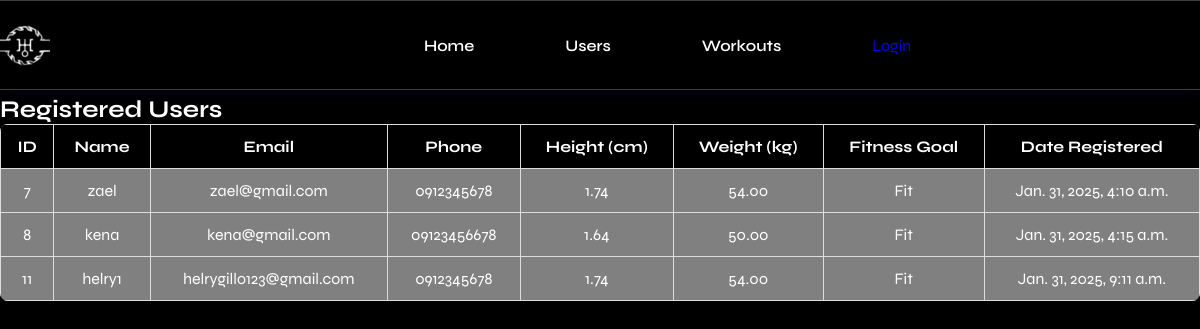
/users/, run on the app's committed database.
### appGillo/models.py (models this page shows, shortened)
class Customer(models.Model):
    user = models.OneToOneField(User, null=True, blank=True, on_delete=models.CASCADE)
    name = models.CharField(max_length=200, null=True)
    email = models.CharField(max_length=200, null=True)
    phone = models.CharField(max_length=200, null=True)
    height = models.DecimalField(max_digits=5, decimal_places=2, null=True, blank=True, help_text="Height in centimeters")
    weight = models.DecimalField(max_digits=5, decimal_places=2, null=True, blank=True, help_text="Weight in kilograms")
    fitness_goal = models.CharField(max_length=200, null=True)
    date_created = models.DateTimeField(auto_now_add=True, null=True)

### appGillo/views.py (the view)
# urls.py: path('users/', views.users_list, name='users_list'),
def users_list(request):
    customers = Customer.objects.all()
    return render(request, 'app/users_list.html', {'customers': customers})

### appGillo/templates/app/users_list.html
{% include 'app/navbarhome.html' %}
{% block content %}
<body class="DashboardBody">
    <section class="SectionOfAbout">
        <div class="container mt-5">
            <h2 class="mb-4">Registered Users</h2>
            <table class="table table-striped">
                <thead>
                    <tr>
                        <th>ID</th>
                        <th>Name</th>
                        <th>Email</th>
                        <th>Phone</th>
                        <th>Height (cm)</th>
                        <th>Weight (kg)</th>
                        <th>Fitness Goal</th>
                        <th>Date Registered</th>
                    </tr>
                </thead>
                <tbody>
                    {% for customer in customers %}
                    <tr>
                        <td>{{ customer.id }}</td>
                        <td>{{ customer.name }}</td>
                        <td>{{ customer.email }}</td>
                        <td>{{ customer.phone }}</td>
                        <td>{{ customer.height }}</td>
                        <td>{{ customer.weight }}</td>
                        <td>{{ customer.fitness_goal }}</td>
                        <td>{{ customer.date_created }}</td>
                    </tr>
                    {% empty %}
                    <tr>
                        <td colspan="8" class="text-center">No registered users found.</td>
                    </tr>
                    {% endfor %}
                </tbody>
            </table>
        </div>
    </section>
</body>
{% endblock %}

### appGillo/templates/app/navbarhome.html (shortened to what this page needs)
{% load static %}
<!DOCTYPE html>
   <html lang="en">
   <head>
      <link rel="stylesheet" href="https://cdnjs.cloudflare.com/ajax/libs/remixicon/3.5.0/remixicon.css">
      <link rel="stylesheet" href="{% static 'css/base.css' %}">
   </head>
   <body>
      <header class="header" id="header">
         <nav class="nav container">
            <img src="{% static 'images/H2.png' %}" alt="image" class="logo__bg">
            <div class="nav__menu" id="nav-menu">
               <ul class="nav__list">
                  <li class="nav__item">
                     <a href="{% url 'ahome' %}" class="nav__link">Home</a>
                  </li>
                  <li class="nav__item">
                     <a href="{% url 'users_list' %}" class="nav__link">Users</a>
                  </li>
                  <li class="nav__item">
                     <a href="{% url 'a_workout' %}" class="nav__link">Workouts</a>
                  </li>
                  {% if user.is_authenticated %}
                  <li class="nav__item">
                     <a href="{% url 'workout_view' %}" class="nav__link">Edit Workouts</a>
                  </li>
                  <li class="nav__item">
                     <a href="{% url 'logout' %}" class="nav__link">Logout</a>
                  </li>
                  {% else %}
                  <li>
                     <a href="{% url 'login' %}">Login</a>
                  </li>
                  {% endif %}
               </ul>
            </div>
         </nav>
      </header>
   </body>
</html>

### static/css/base.css (style rules this page uses)
:root { --header-height: 3.5rem; --first-color: red; --title-color: white; --text-color: white; --body-color: black; --container-color: white; --border-color: white; --body-font: "Syne", sans-serif; --h2-font-size: 1.25rem; --normal-font-size: .938rem; --font-regular: 400; --font-medium: 500; --font-semi-bold: 600; --z-fixed: 100; --z-modal: 1000; }
@media screen and (min-width: 1023px) { :root { --h2-font-size: 1.5rem; --normal-font-size: 1rem; } }
* { box-sizing: border-box; padding: 0; margin: 0; }
html { scroll-behavior: smooth; }
body, input, button { font-family: var(--body-font); font-size: var(--normal-font-size); }
body { background-color: black; color: var(--text-color); }
ul { list-style: none; }
a { text-decoration: none; }
img { display: block; max-width: 100%; height: auto; }
.container { max-width: 1550px; margin-inline: 1.5rem; }
.header { position: fixed; top: 0; left: 0; width: 100%; background-color: var(--body-color); box-shadow: 0 2px 16px hsla(230, 75%, 32%, .15); z-index: var(--z-fixed); border-top: .1rem solid #3d3d3d; border-bottom: .1rem solid #3d3d3d; }
.nav { height: var(--header-height); display: flex; justify-content: space-between; align-items: center; text-align: center; }
.nav__list { display: flex; flex-direction: column; row-gap: 2.5rem; text-align: center; }
.nav__link { color: var(--title-color); font-weight: var(--font-semi-bold); transition: color .4s; margin-right: 43px; }
@media screen and (min-width: 1023px) { .nav { height: calc(var(--header-height) + 2rem); column-gap: 3rem; } }
@media screen and (min-width: 1023px) { .nav__menu { margin-left: 85px; } }
@media screen and (min-width: 1023px) { .nav__list { flex-direction: row; column-gap: 3rem; } }
@media screen and (min-width: 1150px) { .container { margin-inline: auto; } }
.SectionOfAbout { width:100%; height: 100%; padding: 95px 0px; }
table { width: 100%; border-collapse: collapse; background: gray; box-shadow: 0 0 10px rgba(0, 0, 0, 0.1); border-radius: 8px; overflow: hidden; }
th, td { padding: 12px; border: 1px solid #ddd; text-align: center; }
th { background-color: black; color: white; }

### data on the page
Customer: id "7", name "zael", email "zael@gmail.com", phone "0912345678", height "1.74", weight "54.00", fitness_goal "Fit", date_created "Jan. 31, 2025, 4:10 a.m."
Customer: id "8", name "kena", email "kena@gmail.com", phone "09123456678", height "1.64", weight "50.00", fitness_goal "Fit", date_created "Jan. 31, 2025, 4:15 a.m."
Customer: id "11", name "helry1", email "helrygillo123@gmail.com", phone "0912345678", height "1.74", weight "54.00", fitness_goal "Fit", date_created "Jan. 31, 2025, 9:11 a.m."
